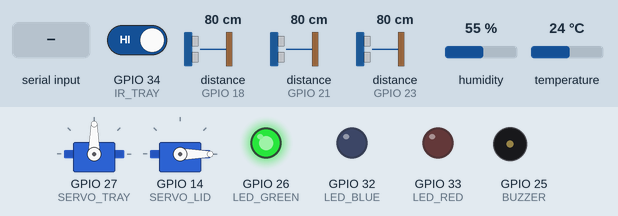
A sketch run on a simulated ESP32. Parts: 2 × servo, output pins drawn as LEDs (lit = HIGH), buzzer (waves = sounding, pin HIGH). Wiring (inferred from the names in the program): 3 × ultrasonic range finder: trigger GPIO 5, echo GPIO 18 / trigger GPIO 19, echo GPIO 21 / trigger GPIO 22, echo GPIO 23. Inputs (shaded band) come from the test bench; at power-on: distance to the obstacle (sensors on GPIO 23, GPIO 18, GPIO 21) 80 cm, GPIO 34 (IR_TRAY) HIGH, humidity 55 %, temperature 24 °C. The echo pulse lasts 58.3 µs per cm; WiFi joins after 1.5 s; servers stay silent unless stated; uploads are accepted with an empty reply; pins used as bus, display or sensor lines are not drawn; what the sketch prints to the serial monitor is not drawn.

Above: at 3.8 s.
3.9 s: distance to the obstacle (sensor on GPIO 23) set to 16 cm
5.4 s: distance to the obstacle (sensor on GPIO 23) set to 12 cm
At 6.5 s:
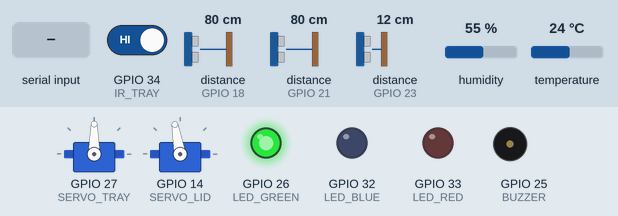
6.9 s: GPIO 34 (IR_TRAY) driven LOW
At 8.1 s:
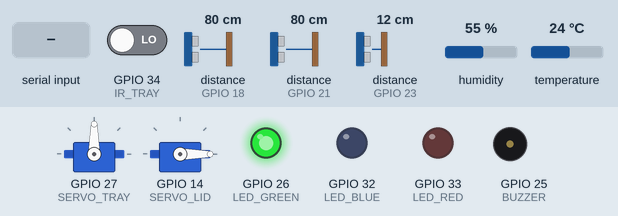
8.7 s: "ERR\n" received over the second serial link
At 9.8 s:
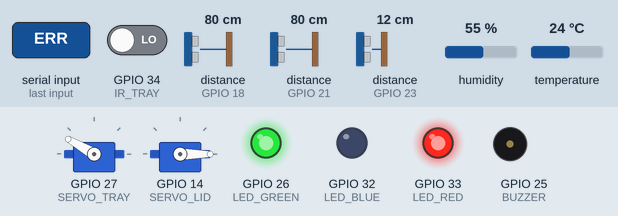
11.7 s: GPIO 34 (IR_TRAY) driven HIGH
At 13.3 s:
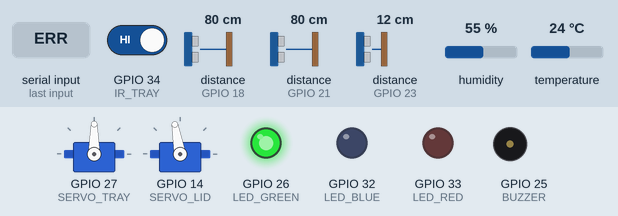
Timing chart, 0 to 14.2 s (numbered marks = the images above; inputs shaded):
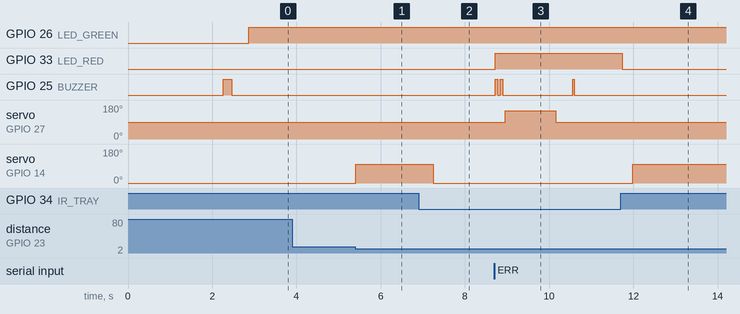

The sketch:

esp32_main.ino
```cpp
/*
 * ================================================================
 *  Edge-AI Smart Dustbin - MAIN CONTROLLER (ESP32 DevKit V1)
 * ================================================================
 *  Reads all sensors, moves the lid + sorting tray, talks to the
 *  ESP32-CAM over UART and to the Django server over Wi-Fi.
 *
 *  Board:      "ESP32 Dev Module"
 *  Libraries:  ArduinoJson (v7), ESP32Servo, DHT sensor library (Adafruit) + Adafruit Unified Sensor
 *  Setup:      copy secrets.example.h -> secrets.h and edit it
 *
 *  Wiring (see docs/HARDWARE.md for the full diagram):
 *   HC-SR04 organic     TRIG 5   ECHO 18 (via 1k/2k divider)
 *   HC-SR04 inorganic   TRIG 19  ECHO 21 (via 1k/2k divider)
 *   HC-SR04 hand (lid)  TRIG 22  ECHO 23 (via 1k/2k divider)
 *   IR sensor (tray)    OUT 34   (LOW = item present)
 *   MQ-135 gas          AO  35   (via 10k/20k divider, 5V -> 3.3V)
 *   DHT22               DATA 4   (10k pull-up to 3.3V)
 *   Tray servo MG996R   SIG 27   (own 5V supply, common GND)
 *   Lid  servo MG996R   SIG 14   (own 5V supply, common GND)
 *   Buzzer              25       LEDs: green 26, red 33, blue 32 (220R each)
 *   ESP32-CAM UART      RX2 16 <- CAM TX(GPIO14),  TX2 17 -> CAM RX(GPIO13)
 */

#include <WiFi.h>
#include <HTTPClient.h>
#include <ArduinoJson.h>
#include <ESP32Servo.h>
#include <DHT.h>
#include "secrets.h"

#define FIRMWARE "1.0.0"

// ---------------- pins
const int TRIG_ORG = 5,  ECHO_ORG = 18;
const int TRIG_INO = 19, ECHO_INO = 21;
const int TRIG_HAND = 22, ECHO_HAND = 23;
const int IR_TRAY = 34, MQ135_PIN = 35, DHT_PIN = 4;
const int SERVO_TRAY = 27, SERVO_LID = 14;
const int BUZZER = 25, LED_GREEN = 26, LED_RED = 33, LED_BLUE = 32;
const int CAM_RX = 16, CAM_TX = 17;

// ---------------- mechanics (adjust to your build)
const int TRAY_CENTER = 90, TRAY_ORGANIC = 30, TRAY_INORGANIC = 150;
const int LID_CLOSED = 0, LID_OPEN = 100;
const float HAND_DISTANCE_CM = 15;       // hand closer than this opens the lid
const unsigned long LID_AUTO_CLOSE_MS = 5000;
const unsigned long CAM_TIMEOUT_MS = 8000;

// ---------------- MQ-135 (calibrate R0 in clean outdoor air, see docs/HARDWARE.md)
const float MQ_RL_KOHM = 10.0;   // load resistor on the module (check: 1k or 10k)
const float MQ_R0_KOHM = 76.6;   // sensor resistance in clean air (calibrate!)
const float ADC_DIVIDER = 1.5;   // 10k/20k divider: Vsensor = Vadc * 1.5

// ---------------- state
Servo trayServo, lidServo;
DHT dht(DHT_PIN, DHT22);
HardwareSerial CamSerial(2);

String mode = "auto";            // auto | manual | maintenance (from server)
bool lidOpen = false;
bool lidHeld = false;            // opened from dashboard -> stay open
unsigned long lidCloseAt = 0;
bool booted = true;
bool anyFull = false;
unsigned long lastTelemetry = 0, lastPoll = 0;
unsigned long telemetryInterval = 30000, pollInterval = 2000;
int lastOrganicLevel = -1, lastInorganicLevel = -1;

// ================================================================ helpers
void beep(int times, int ms = 80) {
  for (int i = 0; i < times; i++) {
    digitalWrite(BUZZER, HIGH); delay(ms);
    digitalWrite(BUZZER, LOW);  delay(ms);
  }
}

float readUltrasonicOnce(int trig, int echo) {
  digitalWrite(trig, LOW);  delayMicroseconds(3);
  digitalWrite(trig, HIGH); delayMicroseconds(10);
  digitalWrite(trig, LOW);
  unsigned long us = pulseIn(echo, HIGH, 30000);   // 30 ms ~ 5 m
  if (us == 0) return -1;
  return us * 0.0343f / 2.0f;
}

// median of 5 readings: removes random spikes from bags/odd shapes
float readDistanceCm(int trig, int echo) {
  float v[5]; int n = 0;
  for (int i = 0; i < 5; i++) {
    float d = readUltrasonicOnce(trig, echo);
    if (d > 0) v[n++] = d;
    delay(30);
  }
  if (n == 0) return -1;
  for (int i = 0; i < n; i++)
    for (int j = i + 1; j < n; j++)
      if (v[j] < v[i]) { float t = v[i]; v[i] = v[j]; v[j] = t; }
  return v[n / 2];
}

float readGasPpm() {
  float vAdc = analogReadMilliVolts(MQ135_PIN) / 1000.0f;
  float vSensor = vAdc * ADC_DIVIDER;
  if (vSensor < 0.05f) return -1;
  float rs = (5.0f - vSensor) / vSensor * MQ_RL_KOHM;
  return 116.6020682f * pow(rs / MQ_R0_KOHM, -2.769034857f);  // CO2-equivalent curve
}

bool itemOnTray() { return digitalRead(IR_TRAY) == LOW; }

void setLid(bool open) {
  lidServo.write(open ? LID_OPEN : LID_CLOSED);
  lidOpen = open;
}

void tilt(const String& compartment) {
  trayServo.write(compartment == "organic" ? TRAY_ORGANIC : TRAY_INORGANIC);
  delay(1200);                    // let the item slide off
  trayServo.write(TRAY_CENTER);
  delay(400);
}

void updateLeds() {
  digitalWrite(LED_RED, anyFull ? HIGH : LOW);
  digitalWrite(LED_GREEN, (!anyFull && WiFi.status() == WL_CONNECTED) ? HIGH : LOW);
  digitalWrite(LED_BLUE, mode == "maintenance" ? ((millis() / 500) % 2) : LOW);  // blink
}

// ================================================================ Wi-Fi + HTTP
void ensureWifi() {
  if (WiFi.status() == WL_CONNECTED) return;
  Serial.print("Wi-Fi connecting");
  WiFi.mode(WIFI_STA);
  WiFi.begin(WIFI_SSID, WIFI_PASSWORD);
  for (int i = 0; i < 40 && WiFi.status() != WL_CONNECTED; i++) { delay(250); Serial.print("."); }
  Serial.println(WiFi.status() == WL_CONNECTED ? " OK " + WiFi.localIP().toString() : " failed");
}

// method "GET" or "POST"; returns HTTP code (<=0 = network error)
int api(const char* method, const String& path, JsonDocument* body, JsonDocument* out) {
  if (WiFi.status() != WL_CONNECTED) return -1;
  HTTPClient http;
  http.setTimeout(5000);
  http.begin(String(SERVER_URL) + "/api/device" + path);
  http.addHeader("X-API-KEY", API_KEY);
  int code;
  if (strcmp(method, "GET") == 0) {
    code = http.GET();
  } else {
    String payload = "{}";
    if (body) serializeJson(*body, payload);
    http.addHeader("Content-Type", "application/json");
    code = http.POST(payload);
  }
  if (out && code > 0) deserializeJson(*out, http.getString());
  if (code == 401) Serial.println("!! Wrong API_KEY in secrets.h");
  http.end();
  return code;
}

void fetchConfig() {
  JsonDocument cfg;
  if (api("GET", "/config/", nullptr, &cfg) == 200) {
    mode = cfg["mode"].as<String>();
    telemetryInterval = (cfg["telemetry_interval_s"] | 30) * 1000UL;
    pollInterval = (cfg["command_poll_s"] | 2) * 1000UL;
    Serial.printf("Config: bin '%s', mode %s\n", cfg["name"].as<const char*>(), mode.c_str());
  }
}

void sendTelemetry() {
  JsonDocument doc, res;
  float dOrg = readDistanceCm(TRIG_ORG, ECHO_ORG);
  float dIno = readDistanceCm(TRIG_INO, ECHO_INO);
  if (dOrg > 0) doc["organic_distance_cm"] = dOrg;
  if (dIno > 0) doc["inorganic_distance_cm"] = dIno;
  float gas = readGasPpm();
  if (gas > 0) doc["gas_ppm"] = gas;
  float t = dht.readTemperature(), h = dht.readHumidity();
  if (!isnan(t)) doc["temperature"] = t;
  if (!isnan(h)) doc["humidity"] = h;
  doc["lid_open"] = lidOpen;
  doc["firmware"] = FIRMWARE;
  doc["wifi_rssi"] = WiFi.RSSI();
  doc["ip"] = WiFi.localIP().toString();
  doc["booted"] = booted;

  int code = api("POST", "/telemetry/", &doc, &res);
  if (code == 201) {
    booted = false;
    mode = res["mode"].as<String>();
    int org = res["organic_level"].isNull() ? -1 : (int)res["organic_level"].as<float>();
    int ino = res["inorganic_level"].isNull() ? -1 : (int)res["inorganic_level"].as<float>();
    bool full = org >= 90 || ino >= 90;
    if (full && !anyFull) beep(3, 150);          // just became full
    anyFull = full;
    lastOrganicLevel = org; lastInorganicLevel = ino;
    Serial.printf("Telemetry: organic %d%%, inorganic %d%%, gas %.0f ppm\n", org, ino, gas);
  } else {
    Serial.printf("Telemetry failed (%d)\n", code);
  }
}

void ack(int id, bool ok, const String& message, JsonDocument* result = nullptr) {
  JsonDocument doc;
  doc["status"] = ok ? "done" : "failed";
  doc["message"] = message;
  if (result) doc["result"] = *result;
  api("POST", "/commands/" + String(id) + "/ack/", &doc, nullptr);
}

// ================================================================ sorting
// Ask the camera to classify the item on the tray; returns "organic"/"inorganic".
String askCamera() {
  while (CamSerial.available()) CamSerial.read();      // clear old bytes
  CamSerial.print("CAPTURE\n");
  unsigned long start = millis();
  String line;
  while (millis() - start < CAM_TIMEOUT_MS) {
    if (CamSerial.available()) {
      char c = CamSerial.read();
      if (c == '\n') {
        line.trim();
        if (line.startsWith("SORT ")) {
          String comp = line.substring(5, line.indexOf(' ', 5) > 0 ? line.indexOf(' ', 5) : line.length());
          Serial.println("Camera: " + line);
          return comp == "organic" ? "organic" : "inorganic";
        }
        if (line == "EMPTY") { Serial.println("Camera: tray is empty, nothing to sort"); return ""; }
        if (line.startsWith("ERR")) { Serial.println("Camera error: " + line); break; }
        line = "";
      } else {
        line += c;
      }
    }
    delay(5);
  }
  Serial.println("Camera timeout -> inorganic (safe default)");
  digitalWrite(LED_RED, HIGH); beep(2, 60);
  return "inorganic";                                   // never contaminate compost
}

void sortItem() {
  if (lidOpen && !lidHeld) setLid(false);              // close lid: steady light, safe hands
  delay(300);
  String comp = askCamera();
  if (comp == "") return;                               // camera saw an empty tray: false trigger, don't tilt
  tilt(comp);
  beep(1, 40);
  unsigned long t = millis();
  while (itemOnTray() && millis() - t < 3000) delay(50); // wait for the tray to be clear
}

// ================================================================ commands
void pollCommands() {
  JsonDocument res;
  if (api("GET", "/commands/", nullptr, &res) != 200) return;
  String newMode = res["mode"].as<String>();
  if (newMode != mode) {
    mode = newMode;
    Serial.println("Mode -> " + mode);
    if (mode == "maintenance") { setLid(true); lidHeld = true; }
    else if (lidHeld) { lidHeld = false; setLid(false); }
  }
  for (JsonObject cmd : res["commands"].as<JsonArray>()) {
    int id = cmd["id"];
    String action = cmd["action"].as<String>();
    Serial.println("Command: " + action);

    if (action == "open_lid")            { setLid(true); lidHeld = true; ack(id, true, "Lid opened"); }
    else if (action == "close_lid")      { setLid(false); lidHeld = false; ack(id, true, "Lid closed"); }
    else if (action == "sort_organic")   { tilt("organic"); ack(id, true, "Tray tilted to organic"); }
    else if (action == "sort_inorganic") { tilt("inorganic"); ack(id, true, "Tray tilted to inorganic"); }
    else if (action == "capture") {
      if (!itemOnTray()) ack(id, false, "No item on the tray");
      else { sortItem(); ack(id, true, "Item classified and sorted"); }
    }
    else if (action == "calibrate") {
      JsonDocument r;
      float o = readDistanceCm(TRIG_ORG, ECHO_ORG), i = readDistanceCm(TRIG_INO, ECHO_INO);
      if (o <= 2 || i <= 2) { ack(id, false, "Ultrasonic sensor not answering"); continue; }
      r["organic_depth_cm"] = o; r["inorganic_depth_cm"] = i;
      ack(id, true, "Measured " + String(o, 1) + " / " + String(i, 1) + " cm", &r);
    }
    else if (action == "set_mode")       { ack(id, true, "Mode " + mode); }
    else if (action == "buzzer") {
      digitalWrite(LED_GREEN, HIGH); digitalWrite(LED_RED, HIGH); digitalWrite(LED_BLUE, HIGH);
      beep(3, 120);
      digitalWrite(LED_BLUE, LOW);
      ack(id, true, "Buzzer and LEDs OK");
    }
    else if (action == "reboot")         { ack(id, true, "Rebooting"); delay(300); ESP.restart(); }
    else                                 { ack(id, false, "Unknown action"); }
  }
}

// ================================================================ setup / loop
void setup() {
  Serial.begin(115200);
  CamSerial.begin(115200, SERIAL_8N1, CAM_RX, CAM_TX);

  pinMode(TRIG_ORG, OUTPUT);  pinMode(ECHO_ORG, INPUT);
  pinMode(TRIG_INO, OUTPUT);  pinMode(ECHO_INO, INPUT);
  pinMode(TRIG_HAND, OUTPUT); pinMode(ECHO_HAND, INPUT);
  pinMode(IR_TRAY, INPUT);
  pinMode(BUZZER, OUTPUT); pinMode(LED_GREEN, OUTPUT); pinMode(LED_RED, OUTPUT); pinMode(LED_BLUE, OUTPUT);
  analogSetPinAttenuation(MQ135_PIN, ADC_11db);

  ESP32PWM::allocateTimer(0);
  ESP32PWM::allocateTimer(1);
  trayServo.setPeriodHertz(50); trayServo.attach(SERVO_TRAY, 500, 2400);
  lidServo.setPeriodHertz(50);  lidServo.attach(SERVO_LID, 500, 2400);
  trayServo.write(TRAY_CENTER);
  setLid(false);
  dht.begin();

  Serial.println("\nEdge-AI Smart Dustbin main controller " FIRMWARE);
  ensureWifi();
  fetchConfig();
  sendTelemetry();
  beep(1, 200);
}

void loop() {
  ensureWifi();
  unsigned long now = millis();

  if (now - lastPoll >= pollInterval) { lastPoll = now; pollCommands(); }
  if (now - lastTelemetry >= telemetryInterval) { lastTelemetry = now; sendTelemetry(); }

  // touchless lid
  if (mode != "maintenance" && !lidHeld) {
    float hand = readUltrasonicOnce(TRIG_HAND, ECHO_HAND);
    if (hand > 0 && hand < HAND_DISTANCE_CM) {
      if (!lidOpen) setLid(true);
      lidCloseAt = now + LID_AUTO_CLOSE_MS;
    } else if (lidOpen && now > lidCloseAt) {
      setLid(false);
    }
  }

  // automatic sorting
  if (mode == "auto" && itemOnTray()) {
    delay(300);                                   // debounce: item must stay
    if (itemOnTray()) sortItem();
  }

  updateLeds();
  delay(50);
}
```

secrets.example.h
```cpp
// Copy this file to "secrets.h" (same folder) and fill in your values.
#pragma once

#define WIFI_SSID     "YOUR_WIFI_NAME"
#define WIFI_PASSWORD "YOUR_WIFI_PASSWORD"

// IP of the PC running Django (Windows: run `ipconfig`), port 8000. No trailing slash.
#define SERVER_URL    "http://192.168.1.10:8000"

// Settings page -> Device API key (the same key goes in the ESP32-CAM)
#define API_KEY       "demo-key-bin-001"
```

Measured:
- the behaviour switches between 15 and 14 cm on distance to the obstacle (sensor on GPIO 23) (found by bisection; images 0 and 1)
- after the input at 3.9 s, every drawn part: stays the same
- after the input at 5.4 s, servo on GPIO 14 (SERVO_LID): 0° → 100° at once
- after the input at 6.9 s, servo on GPIO 14 (SERVO_LID): 100° → 0° after 0.35 s
- after the input at 8.7 s, GPIO 33 (LED_RED): LOW → HIGH at once; GPIO 25 (BUZZER): goes HIGH 0.06 s, LOW 0.06 s, HIGH 0.06 s, LOW 1.7 s, HIGH 0.04 s, then LOW, starting at once; servo on GPIO 27 (SERVO_TRAY): 90° → 150° after 0.26 s, → 90° 1.2 s later
- after the input at 11.7 s, GPIO 33 (LED_RED): HIGH → LOW after 0.04 s instead of 1.9 s
